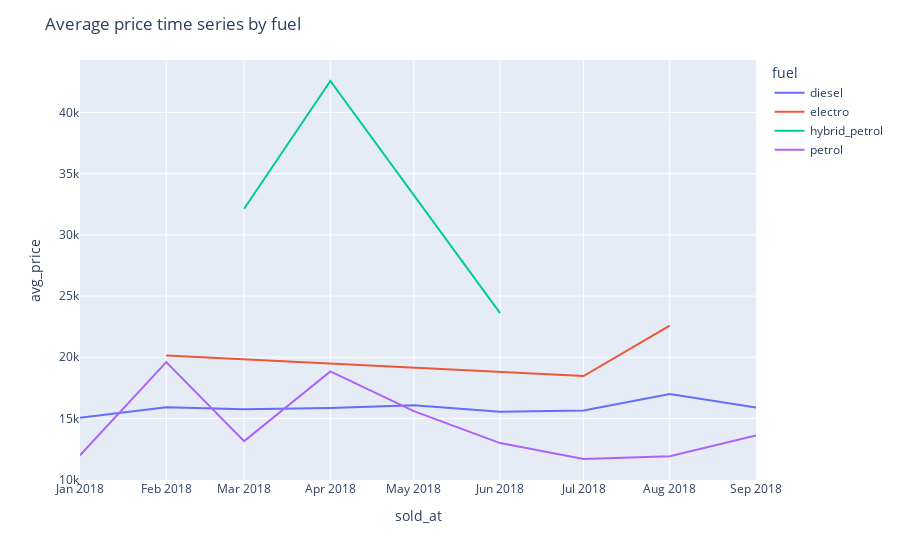
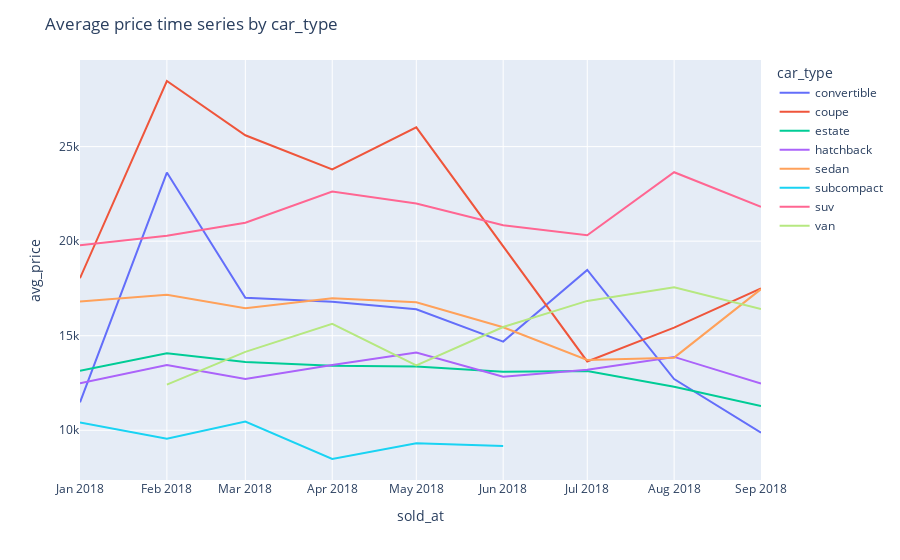
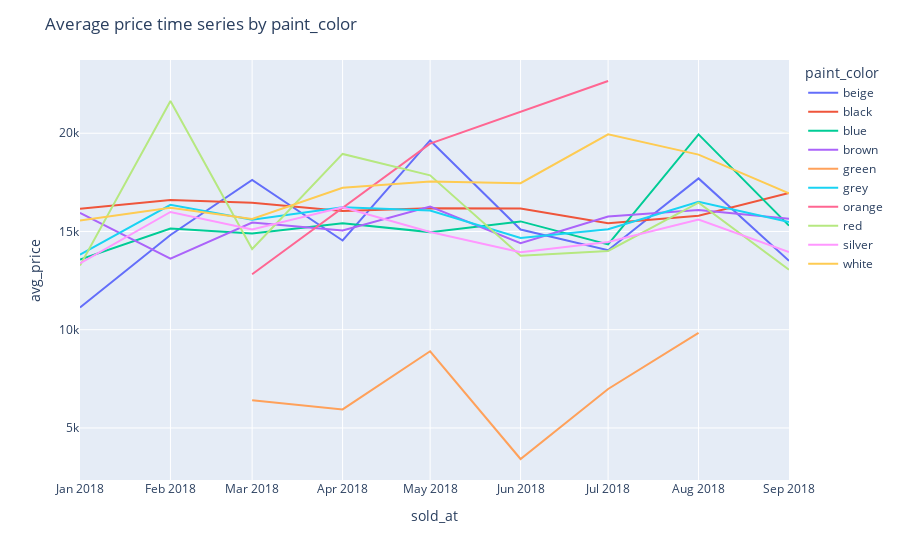

Notebook cell for these charts, in order:
### Code cell
plot_avg_target_time_series_by_features(data_q2, small_cardinality_features)

### Figure 1 — Plotly figure (JSON) as saved in the notebook; plotly's stock layout.template omitted (floating-point values rounded to 4 significant figures)
{"data": [{"hovertemplate": "fuel=diesel<br>sold_at=%{x}<br>avg_price=%{y}<extra></extra>", "legendgroup": "diesel", "line": {"color": "#636efa", "dash": "solid"}, "marker": {"symbol": "circle"}, "mode": "lines", "name": "diesel", "orientation": "v", "showlegend": true, "type": "scatter", "x": ["2018-01-01T00:00:00", "2018-02-01T00:00:00", "2018-03-01T00:00:00", "2018-04-01T00:00:00", "2018-05-01T00:00:00", "2018-06-01T00:00:00", "2018-07-01T00:00:00", "2018-08-01T00:00:00", "2018-09-01T00:00:00"], "xaxis": "x", "y": [15070.0, 15910.0, 15750.0, 15850.0, 16080.0, 15550.0, 15640.0, 17000.0, 15890.0], "yaxis": "y"}, {"hovertemplate": "fuel=electro<br>sold_at=%{x}<br>avg_price=%{y}<extra></extra>", "legendgroup": "electro", "line": {"color": "#EF553B", "dash": "solid"}, "marker": {"symbol": "circle"}, "mode": "lines", "name": "electro", "orientation": "v", "showlegend": true, "type": "scatter", "x": ["2018-02-01T00:00:00", "2018-07-01T00:00:00", "2018-08-01T00:00:00"], "xaxis": "x", "y": [20150.0, 18460.0, 22580.0], "yaxis": "y"}, {"hovertemplate": "fuel=hybrid_petrol<br>sold_at=%{x}<br>avg_price=%{y}<extra></extra>", "legendgroup": "hybrid_petrol", "line": {"color": "#00cc96", "dash": "solid"}, "marker": {"symbol": "circle"}, "mode": "lines", "name": "hybrid_petrol", "orientation": "v", "showlegend": true, "type": "scatter", "x": ["2018-03-01T00:00:00", "2018-04-01T00:00:00", "2018-06-01T00:00:00"], "xaxis": "x", "y": [32130.0, 42570.0, 23600.0], "yaxis": "y"}, {"hovertemplate": "fuel=petrol<br>sold_at=%{x}<br>avg_price=%{y}<extra></extra>", "legendgroup": "petrol", "line": {"color": "#ab63fa", "dash": "solid"}, "marker": {"symbol": "circle"}, "mode": "lines", "name": "petrol", "orientation": "v", "showlegend": true, "type": "scatter", "x": ["2018-01-01T00:00:00", "2018-02-01T00:00:00", "2018-03-01T00:00:00", "2018-04-01T00:00:00", "2018-05-01T00:00:00", "2018-06-01T00:00:00", "2018-07-01T00:00:00", "2018-08-01T00:00:00", "2018-09-01T00:00:00"], "xaxis": "x", "y": [12000.0, 19600.0, 13150.0, 18840.0, 15600.0, 12990.0, 11690.0, 11910.0, 13620.0], "yaxis": "y"}], "layout": {"legend": {"title": {"text": "fuel"}, "tracegroupgap": 0}, "margin": {"t": 60}, "title": {"text": "Average price time series by fuel"}, "xaxis": {"anchor": "y", "domain": [0, 1], "title": {"text": "sold_at"}}, "yaxis": {"anchor": "x", "domain": [0, 1], "title": {"text": "avg_price"}}}}

### Figure 2 — Plotly figure (JSON) as saved in the notebook; plotly's stock layout.template omitted (floating-point values rounded to 4 significant figures)
{"data": [{"hovertemplate": "car_type=convertible<br>sold_at=%{x}<br>avg_price=%{y}<extra></extra>", "legendgroup": "convertible", "line": {"color": "#636efa", "dash": "solid"}, "marker": {"symbol": "circle"}, "mode": "lines", "name": "convertible", "orientation": "v", "showlegend": true, "type": "scatter", "x": ["2018-01-01T00:00:00", "2018-02-01T00:00:00", "2018-03-01T00:00:00", "2018-04-01T00:00:00", "2018-05-01T00:00:00", "2018-06-01T00:00:00", "2018-07-01T00:00:00", "2018-08-01T00:00:00", "2018-09-01T00:00:00"], "xaxis": "x", "y": [11480.0, 23630.0, 17010.0, 16790.0, 16400.0, 14690.0, 18480.0, 12710.0, 9875.0], "yaxis": "y"}, {"hovertemplate": "car_type=coupe<br>sold_at=%{x}<br>avg_price=%{y}<extra></extra>", "legendgroup": "coupe", "line": {"color": "#EF553B", "dash": "solid"}, "marker": {"symbol": "circle"}, "mode": "lines", "name": "coupe", "orientation": "v", "showlegend": true, "type": "scatter", "x": ["2018-01-01T00:00:00", "2018-02-01T00:00:00", "2018-03-01T00:00:00", "2018-04-01T00:00:00", "2018-05-01T00:00:00", "2018-06-01T00:00:00", "2018-07-01T00:00:00", "2018-08-01T00:00:00", "2018-09-01T00:00:00"], "xaxis": "x", "y": [18040.0, 28470.0, 25600.0, 23790.0, 26020.0, 19740.0, 13640.0, 15420.0, 17500.0], "yaxis": "y"}, {"hovertemplate": "car_type=estate<br>sold_at=%{x}<br>avg_price=%{y}<extra></extra>", "legendgroup": "estate", "line": {"color": "#00cc96", "dash": "solid"}, "marker": {"symbol": "circle"}, "mode": "lines", "name": "estate", "orientation": "v", "showlegend": true, "type": "scatter", "x": ["2018-01-01T00:00:00", "2018-02-01T00:00:00", "2018-03-01T00:00:00", "2018-04-01T00:00:00", "2018-05-01T00:00:00", "2018-06-01T00:00:00", "2018-07-01T00:00:00", "2018-08-01T00:00:00", "2018-09-01T00:00:00"], "xaxis": "x", "y": [13150.0, 14070.0, 13610.0, 13420.0, 13370.0, 13100.0, 13130.0, 12300.0, 11280.0], "yaxis": "y"}, {"hovertemplate": "car_type=hatchback<br>sold_at=%{x}<br>avg_price=%{y}<extra></extra>", "legendgroup": "hatchback", "line": {"color": "#ab63fa", "dash": "solid"}, "marker": {"symbol": "circle"}, "mode": "lines", "name": "hatchback", "orientation": "v", "showlegend": true, "type": "scatter", "x": ["2018-01-01T00:00:00", "2018-02-01T00:00:00", "2018-03-01T00:00:00", "2018-04-01T00:00:00", "2018-05-01T00:00:00", "2018-06-01T00:00:00", "2018-07-01T00:00:00", "2018-08-01T00:00:00", "2018-09-01T00:00:00"], "xaxis": "x", "y": [12480.0, 13450.0, 12710.0, 13450.0, 14110.0, 12830.0, 13200.0, 13880.0, 12470.0], "yaxis": "y"}, {"hovertemplate": "car_type=sedan<br>sold_at=%{x}<br>avg_price=%{y}<extra></extra>", "legendgroup": "sedan", "line": {"color": "#FFA15A", "dash": "solid"}, "marker": {"symbol": "circle"}, "mode": "lines", "name": "sedan", "orientation": "v", "showlegend": true, "type": "scatter", "x": ["2018-01-01T00:00:00", "2018-02-01T00:00:00", "2018-03-01T00:00:00", "2018-04-01T00:00:00", "2018-05-01T00:00:00", "2018-06-01T00:00:00", "2018-07-01T00:00:00", "2018-08-01T00:00:00", "2018-09-01T00:00:00"], "xaxis": "x", "y": [16820.0, 17170.0, 16460.0, 16980.0, 16770.0, 15450.0, 13720.0, 13840.0, 17460.0], "yaxis": "y"}, {"hovertemplate": "car_type=subcompact<br>sold_at=%{x}<br>avg_price=%{y}<extra></extra>", "legendgroup": "subcompact", "line": {"color": "#19d3f3", "dash": "solid"}, "marker": {"symbol": "circle"}, "mode": "lines", "name": "subcompact", "orientation": "v", "showlegend": true, "type": "scatter", "x": ["2018-01-01T00:00:00", "2018-02-01T00:00:00", "2018-03-01T00:00:00", "2018-04-01T00:00:00", "2018-05-01T00:00:00", "2018-06-01T00:00:00"], "xaxis": "x", "y": [10410.0, 9549.0, 10470.0, 8482.0, 9314.0, 9165.0], "yaxis": "y"}, {"hovertemplate": "car_type=suv<br>sold_at=%{x}<br>avg_price=%{y}<extra></extra>", "legendgroup": "suv", "line": {"color": "#FF6692", "dash": "solid"}, "marker": {"symbol": "circle"}, "mode": "lines", "name": "suv", "orientation": "v", "showlegend": true, "type": "scatter", "x": ["2018-01-01T00:00:00", "2018-02-01T00:00:00", "2018-03-01T00:00:00", "2018-04-01T00:00:00", "2018-05-01T00:00:00", "2018-06-01T00:00:00", "2018-07-01T00:00:00", "2018-08-01T00:00:00", "2018-09-01T00:00:00"], "xaxis": "x", "y": [19780.0, 20280.0, 20980.0, 22620.0, 21990.0, 20850.0, 20310.0, 23650.0, 21820.0], "yaxis": "y"}, {"hovertemplate": "car_type=van<br>sold_at=%{x}<br>avg_price=%{y}<extra></extra>", "legendgroup": "van", "line": {"color": "#B6E880", "dash": "solid"}, "marker": {"symbol": "circle"}, "mode": "lines", "name": "van", "orientation": "v", "showlegend": true, "type": "scatter", "x": ["2018-02-01T00:00:00", "2018-03-01T00:00:00", "2018-04-01T00:00:00", "2018-05-01T00:00:00", "2018-06-01T00:00:00", "2018-07-01T00:00:00", "2018-08-01T00:00:00", "2018-09-01T00:00:00"], "xaxis": "x", "y": [12410.0, 14150.0, 15630.0, 13430.0, 15460.0, 16840.0, 17570.0, 16410.0], "yaxis": "y"}], "layout": {"legend": {"title": {"text": "car_type"}, "tracegroupgap": 0}, "margin": {"t": 60}, "title": {"text": "Average price time series by car_type"}, "xaxis": {"anchor": "y", "domain": [0, 1], "title": {"text": "sold_at"}}, "yaxis": {"anchor": "x", "domain": [0, 1], "title": {"text": "avg_price"}}}}

### Figure 3 — Plotly figure (JSON) as saved in the notebook; plotly's stock layout.template omitted (floating-point values rounded to 4 significant figures)
{"data": [{"hovertemplate": "paint_color=beige<br>sold_at=%{x}<br>avg_price=%{y}<extra></extra>", "legendgroup": "beige", "line": {"color": "#636efa", "dash": "solid"}, "marker": {"symbol": "circle"}, "mode": "lines", "name": "beige", "orientation": "v", "showlegend": true, "type": "scatter", "x": ["2018-01-01T00:00:00", "2018-02-01T00:00:00", "2018-03-01T00:00:00", "2018-04-01T00:00:00", "2018-05-01T00:00:00", "2018-06-01T00:00:00", "2018-07-01T00:00:00", "2018-08-01T00:00:00", "2018-09-01T00:00:00"], "xaxis": "x", "y": [11130.0, 14820.0, 17620.0, 14540.0, 19630.0, 15100.0, 14040.0, 17700.0, 13500.0], "yaxis": "y"}, {"hovertemplate": "paint_color=black<br>sold_at=%{x}<br>avg_price=%{y}<extra></extra>", "legendgroup": "black", "line": {"color": "#EF553B", "dash": "solid"}, "marker": {"symbol": "circle"}, "mode": "lines", "name": "black", "orientation": "v", "showlegend": true, "type": "scatter", "x": ["2018-01-01T00:00:00", "2018-02-01T00:00:00", "2018-03-01T00:00:00", "2018-04-01T00:00:00", "2018-05-01T00:00:00", "2018-06-01T00:00:00", "2018-07-01T00:00:00", "2018-08-01T00:00:00", "2018-09-01T00:00:00"], "xaxis": "x", "y": [16160.0, 16610.0, 16470.0, 16050.0, 16190.0, 16170.0, 15420.0, 15800.0, 16960.0], "yaxis": "y"}, {"hovertemplate": "paint_color=blue<br>sold_at=%{x}<br>avg_price=%{y}<extra></extra>", "legendgroup": "blue", "line": {"color": "#00cc96", "dash": "solid"}, "marker": {"symbol": "circle"}, "mode": "lines", "name": "blue", "orientation": "v", "showlegend": true, "type": "scatter", "x": ["2018-01-01T00:00:00", "2018-02-01T00:00:00", "2018-03-01T00:00:00", "2018-04-01T00:00:00", "2018-05-01T00:00:00", "2018-06-01T00:00:00", "2018-07-01T00:00:00", "2018-08-01T00:00:00", "2018-09-01T00:00:00"], "xaxis": "x", "y": [13570.0, 15150.0, 14900.0, 15410.0, 14970.0, 15510.0, 14340.0, 19940.0, 15300.0], "yaxis": "y"}, {"hovertemplate": "paint_color=brown<br>sold_at=%{x}<br>avg_price=%{y}<extra></extra>", "legendgroup": "brown", "line": {"color": "#ab63fa", "dash": "solid"}, "marker": {"symbol": "circle"}, "mode": "lines", "name": "brown", "orientation": "v", "showlegend": true, "type": "scatter", "x": ["2018-01-01T00:00:00", "2018-02-01T00:00:00", "2018-03-01T00:00:00", "2018-04-01T00:00:00", "2018-05-01T00:00:00", "2018-06-01T00:00:00", "2018-07-01T00:00:00", "2018-08-01T00:00:00", "2018-09-01T00:00:00"], "xaxis": "x", "y": [15950.0, 13610.0, 15460.0, 15050.0, 16270.0, 14410.0, 15760.0, 16100.0, 15640.0], "yaxis": "y"}, {"hovertemplate": "paint_color=green<br>sold_at=%{x}<br>avg_price=%{y}<extra></extra>", "legendgroup": "green", "line": {"color": "#FFA15A", "dash": "solid"}, "marker": {"symbol": "circle"}, "mode": "lines", "name": "green", "orientation": "v", "showlegend": true, "type": "scatter", "x": ["2018-03-01T00:00:00", "2018-04-01T00:00:00", "2018-05-01T00:00:00", "2018-06-01T00:00:00", "2018-07-01T00:00:00", "2018-08-01T00:00:00"], "xaxis": "x", "y": [6408.0, 5942.0, 8902.0, 3419.0, 6982.0, 9844.0], "yaxis": "y"}, {"hovertemplate": "paint_color=grey<br>sold_at=%{x}<br>avg_price=%{y}<extra></extra>", "legendgroup": "grey", "line": {"color": "#19d3f3", "dash": "solid"}, "marker": {"symbol": "circle"}, "mode": "lines", "name": "grey", "orientation": "v", "showlegend": true, "type": "scatter", "x": ["2018-01-01T00:00:00", "2018-02-01T00:00:00", "2018-03-01T00:00:00", "2018-04-01T00:00:00", "2018-05-01T00:00:00", "2018-06-01T00:00:00", "2018-07-01T00:00:00", "2018-08-01T00:00:00", "2018-09-01T00:00:00"], "xaxis": "x", "y": [13820.0, 16350.0, 15600.0, 16240.0, 16070.0, 14670.0, 15120.0, 16520.0, 15480.0], "yaxis": "y"}, {"hovertemplate": "paint_color=orange<br>sold_at=%{x}<br>avg_price=%{y}<extra></extra>", "legendgroup": "orange", "line": {"color": "#FF6692", "dash": "solid"}, "marker": {"symbol": "circle"}, "mode": "lines", "name": "orange", "orientation": "v", "showlegend": true, "type": "scatter", "x": ["2018-03-01T00:00:00", "2018-05-01T00:00:00", "2018-07-01T00:00:00"], "xaxis": "x", "y": [12820.0, 19470.0, 22660.0], "yaxis": "y"}, {"hovertemplate": "paint_color=red<br>sold_at=%{x}<br>avg_price=%{y}<extra></extra>", "legendgroup": "red", "line": {"color": "#B6E880", "dash": "solid"}, "marker": {"symbol": "circle"}, "mode": "lines", "name": "red", "orientation": "v", "showlegend": true, "type": "scatter", "x": ["2018-01-01T00:00:00", "2018-02-01T00:00:00", "2018-03-01T00:00:00", "2018-04-01T00:00:00", "2018-05-01T00:00:00", "2018-06-01T00:00:00", "2018-07-01T00:00:00", "2018-08-01T00:00:00", "2018-09-01T00:00:00"], "xaxis": "x", "y": [13270.0, 21640.0, 14110.0, 18950.0, 17860.0, 13760.0, 14010.0, 16460.0, 13060.0], "yaxis": "y"}, {"hovertemplate": "paint_color=silver<br>sold_at=%{x}<br>avg_price=%{y}<extra></extra>", "legendgroup": "silver", "line": {"color": "#FF97FF", "dash": "solid"}, "marker": {"symbol": "circle"}, "mode": "lines", "name": "silver", "orientation": "v", "showlegend": true, "type": "scatter", "x": ["2018-01-01T00:00:00", "2018-02-01T00:00:00", "2018-03-01T00:00:00", "2018-04-01T00:00:00", "2018-05-01T00:00:00", "2018-06-01T00:00:00", "2018-07-01T00:00:00", "2018-08-01T00:00:00", "2018-09-01T00:00:00"], "xaxis": "x", "y": [13380.0, 15990.0, 15100.0, 16240.0, 14970.0, 13940.0, 14460.0, 15600.0, 13950.0], "yaxis": "y"}, {"hovertemplate": "paint_color=white<br>sold_at=%{x}<br>avg_price=%{y}<extra></extra>", "legendgroup": "white", "line": {"color": "#FECB52", "dash": "solid"}, "marker": {"symbol": "circle"}, "mode": "lines", "name": "white", "orientation": "v", "showlegend": true, "type": "scatter", "x": ["2018-01-01T00:00:00", "2018-02-01T00:00:00", "2018-03-01T00:00:00", "2018-04-01T00:00:00", "2018-05-01T00:00:00", "2018-06-01T00:00:00", "2018-07-01T00:00:00", "2018-08-01T00:00:00", "2018-09-01T00:00:00"], "xaxis": "x", "y": [15560.0, 16210.0, 15640.0, 17230.0, 17550.0, 17460.0, 19950.0, 18910.0, 16940.0], "yaxis": "y"}], "layout": {"legend": {"title": {"text": "paint_color"}, "tracegroupgap": 0}, "margin": {"t": 60}, "title": {"text": "Average price time series by paint_color"}, "xaxis": {"anchor": "y", "domain": [0, 1], "title": {"text": "sold_at"}}, "yaxis": {"anchor": "x", "domain": [0, 1], "title": {"text": "avg_price"}}}}
